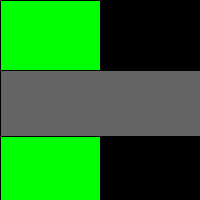
Frame 1 (no input)
Frame 60 (the mouse pressed at the canvas centre just before this capture): identical to frame 1, image omitted
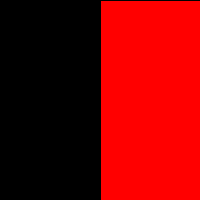
Frame 120 (the mouse held since frame 60 and released just before this capture)

The Processing sketch that drew these frames (run headless with seeded random() and noise(); from frame 60 on, the mouse is pressed at the canvas centre):

// Processing sketch: sketch_5_if
// ── sketch_5_if.pde


void setup(){
  
 size(200,200); 
}


void draw(){
  background(0);
  println(mouseX);
  if (mouseX<width/2){
    fill(0,255,0);
   rect(0,0,width/2,height); 
     }
  
  else{
    fill(255,0,0);
    rect(width/2, 0,width/2,height);}
    
    if (mouseX<50 &&mouseY>150){
      fill(0,0,255);
      rect(0,100,200,100);}
      
      if (mouseX<100 || mouseX>150){
        fill(100,100,100);
        rect(0,70,width,height/3);}
        
        
        
  
}
